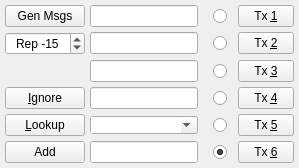
                     <widget class="QWidget" name="tab">
                      <property name="sizePolicy">
                       <sizepolicy hsizetype="MinimumExpanding" vsizetype="MinimumExpanding">
                        <horstretch>0</horstretch>
                        <verstretch>0</verstretch>
                       </sizepolicy>
                      </property>
                      <attribute name="title">
                       <string>1</string>
                      </attribute>
                      <layout class="QGridLayout" name="gridLayout_2">
                       <property name="leftMargin">
                        <number>5</number>
                       </property>
                       <property name="topMargin">
                        <number>5</number>
                       </property>
                       <property name="rightMargin">
                        <number>5</number>
                       </property>
                       <property name="bottomMargin">
                        <number>5</number>
                       </property>
                       <property name="spacing">
                        <number>5</number>
                       </property>
                       <item row="5" column="0">
                        <widget class="QPushButton" name="addButton">
                         <property name="minimumSize">
                          <size>
                           <width>50</width>
                           <height>0</height>
                          </size>
                         </property>
                         <property name="maximumSize">
                          <size>
                           <width>16777215</width>
                           <height>16777215</height>
                          </size>
                         </property>
                         <property name="toolTip">
                          <string>Add callsign and locator to database</string>
                         </property>
                         <property name="text">
                          <string>Add</string>
                         </property>
                        </widget>
                       </item>
                       <item row="3" column="2">
                        <widget class="DoubleClickableRadioButton" name="txrb4">
                         <property name="toolTip">
                          <string>&lt;html&gt;&lt;head/&gt;&lt;body&gt;&lt;p&gt;Send this message in next Tx interval&lt;/p&gt;&lt;p&gt;Double-click to toggle between RRR and RR73 messages in Tx4 (not allowed for type 2 compound call holders)&lt;/p&gt;&lt;p&gt;RR73 messages should only be used when you are reasonably confident that no message repetitions will be required&lt;/p&gt;&lt;/body&gt;&lt;/html&gt;</string>
                         </property>
                         <property name="styleSheet">
                          <string notr="true">margin-left: 10%; margin-right: 0%</string>
                         </property>
                         <property name="text">
                          <string/>
                         </property>
                         <property name="shortcut">
                          <string>Ctrl+4</string>
                         </property>
                        </widget>
                       </item>
                       <item row="5" column="3">
                        <widget class="QPushButton" name="txb6">
                         <property name="minimumSize">
                          <size>
                           <width>0</width>
                           <height>18</height>
                          </size>
                         </property>
                         <property name="toolTip">
                          <string>Switch to this Tx message NOW</string>
                         </property>
                         <property name="styleSheet">
                          <string notr="true">padding-left: 15%; padding-right: 15%; padding-top: 3%; padding-bottom: 3%</string>
                         </property>
                         <property name="text">
                          <string>Tx &amp;6</string>
                         </property>
                         <property name="shortcut">
                          <string>Alt+6</string>
                         </property>
                        </widget>
                       </item>
                       <item row="0" column="3">
                        <widget class="DoubleClickablePushButton" name="txb1">
                         <property name="sizePolicy">
                          <sizepolicy hsizetype="Minimum" vsizetype="Fixed">
                           <horstretch>0</horstretch>
                           <verstretch>0</verstretch>
                          </sizepolicy>
                         </property>
                         <property name="minimumSize">
                          <size>
                           <width>0</width>
                           <height>18</height>
                          </size>
                         </property>
                         <property name="toolTip">
                          <string>&lt;html&gt;&lt;head/&gt;&lt;body&gt;&lt;p&gt;Switch to this Tx message NOW&lt;/p&gt;&lt;p&gt;Double click to toggle the use of the Tx1 message to start a QSO with a station (not allowed for type 1 compound call holders)&lt;/p&gt;&lt;/body&gt;&lt;/html&gt;</string>
                         </property>
                         <property name="layoutDirection">
                          <enum>Qt::LeftToRight</enum>
                         </property>
                         <property name="styleSheet">
                          <string notr="true">padding-left: 15%; padding-right: 15%; padding-top: 3%; padding-bottom: 3%</string>
                         </property>
                         <property name="text">
                          <string>Tx &amp;1</string>
                         </property>
                         <property name="shortcut">
                          <string>Alt+1</string>
                         </property>
                        </widget>
                       </item>
                       <item row="4" column="2">
                        <widget class="DoubleClickableRadioButton" name="txrb5">
                         <property name="toolTip">
                          <string>&lt;html&gt;&lt;head/&gt;&lt;body&gt;&lt;p&gt;Send this message in next Tx interval&lt;/p&gt;&lt;p&gt;Double-click to reset to the standard 73 message&lt;/p&gt;&lt;/body&gt;&lt;/html&gt;</string>
                         </property>
                         <property name="styleSheet">
                          <string notr="true">margin-left: 10%; margin-right: 0%</string>
                         </property>
                         <property name="text">
                          <string/>
                         </property>
                         <property name="shortcut">
                          <string>Ctrl+5</string>
                         </property>
                        </widget>
                       </item>
                       <item row="5" column="2">
                        <widget class="DoubleClickableRadioButton" name="txrb6">
                         <property name="toolTip">
                          <string>&lt;html&gt;&lt;head/&gt;&lt;body&gt;&lt;p&gt;Send this message in next Tx interval&lt;/p&gt;&lt;p&gt;&lt;br/&gt;&lt;/p&gt;&lt;p&gt;Double click to clear DX Call/DX Grid and TX 1-5 fields. &lt;/p&gt;&lt;/body&gt;&lt;/html&gt;</string>
                         </property>
                         <property name="styleSheet">
                          <string notr="true">margin-left: 10%; margin-right: 0%</string>
                         </property>
                         <property name="text">
                          <string/>
                         </property>
                         <property name="shortcut">
                          <string>Ctrl+6</string>
                         </property>
                         <property name="checked">
                          <bool>true</bool>
                         </property>
                        </widget>
                       </item>
                       <item row="2" column="2">
                        <widget class="QRadioButton" name="txrb3">
                         <property name="toolTip">
                          <string>Send this message in next Tx interval</string>
                         </property>
                         <property name="styleSheet">
                          <string notr="true">margin-left: 10%; margin-right: 0%</string>
                         </property>
                         <property name="text">
                          <string/>
                         </property>
                         <property name="shortcut">
                          <string>Ctrl+3</string>
                         </property>
                        </widget>
                       </item>
                       <item row="0" column="0">
                        <widget class="QPushButton" name="genStdMsgsPushButton">
                         <property name="sizePolicy">
                          <sizepolicy hsizetype="Minimum" vsizetype="Fixed">
                           <horstretch>0</horstretch>
                           <verstretch>0</verstretch>
                          </sizepolicy>
                         </property>
                         <property name="minimumSize">
                          <size>
                           <width>50</width>
                           <height>0</height>
                          </size>
                         </property>
                         <property name="maximumSize">
                          <size>
                           <width>16777215</width>
                           <height>16777215</height>
                          </size>
                         </property>
                         <property name="toolTip">
                          <string>Generate standard messages for minimal QSO</string>
                         </property>
                         <property name="text">
                          <string>Gen Msgs</string>
                         </property>
                        </widget>
                       </item>
                       <item row="4" column="1">
                        <widget class="QComboBox" name="tx5">
                         <property name="sizePolicy">
                          <sizepolicy hsizetype="Expanding" vsizetype="Fixed">
                           <horstretch>0</horstretch>
                           <verstretch>0</verstretch>
                          </sizepolicy>
                         </property>
                         <property name="minimumSize">
                          <size>
                           <width>0</width>
                           <height>0</height>
                          </size>
                         </property>
                         <property name="font">
                          <font>
                           <kerning>true</kerning>
                          </font>
                         </property>
                         <property name="toolTip">
                          <string>Enter a free text message (maximum 13 characters)
or select a predefined macro from the dropdown list.
Press ENTER to add the current text to the predefined
list. The list can be maintained in Settings (F2).</string>
                         </property>
                         <property name="styleSheet">
                          <string notr="true"> padding-top: 0;</string>
                         </property>
                         <property name="editable">
                          <bool>true</bool>
                         </property>
                         <property name="insertPolicy">
                          <enum>QComboBox::InsertAtBottom</enum>
                         </property>
                         <property name="iconSize">
                          <size>
                           <width>14</width>
                           <height>14</height>
                          </size>
                         </property>
                         <property name="frame">
                          <bool>true</bool>
                         </property>
                        </widget>
                       </item>
                       <item row="1" column="3">
                        <widget class="DoubleClickablePushButton" name="txb2">
                         <property name="sizePolicy">
                          <sizepolicy hsizetype="Minimum" vsizetype="Fixed">
                           <horstretch>0</horstretch>
                           <verstretch>0</verstretch>
                          </sizepolicy>
                         </property>
                         <property name="minimumSize">
                          <size>
                           <width>0</width>
                           <height>18</height>
                          </size>
                         </property>
                         <property name="toolTip">
                          <string>&lt;html&gt;&lt;head/&gt;&lt;body&gt;&lt;p&gt;Switch to this Tx message NOW&lt;/p&gt;&lt;p&gt;Double click to skip TX2/TX3 (not allowed for certain modes)&lt;/p&gt;&lt;/body&gt;&lt;/html&gt;</string>
                         </property>
                         <property name="layoutDirection">
                          <enum>Qt::LeftToRight</enum>
                         </property>
                         <property name="styleSheet">
                          <string notr="true">padding-left: 15%; padding-right: 15%; padding-top: 3%; padding-bottom: 3%</string>
                         </property>
                         <property name="text">
                          <string>Tx &amp;2</string>
                         </property>
                         <property name="shortcut">
                          <string>Alt+2</string>
                         </property>
                        </widget>
                       </item>
                       <item row="0" column="2">
                        <widget class="DoubleClickableRadioButton" name="txrb1">
                         <property name="toolTip">
                          <string>&lt;html&gt;&lt;head/&gt;&lt;body&gt;&lt;p&gt;Send this message in next Tx interval&lt;/p&gt;&lt;p&gt;Double click to toggle the use of the Tx1 message to start a QSO with a station (not allowed for type 1 compound call holders)&lt;/p&gt;&lt;/body&gt;&lt;/html&gt;</string>
                         </property>
                         <property name="styleSheet">
                          <string notr="true">margin-left: 10%; margin-right: 0%</string>
                         </property>
                         <property name="text">
                          <string/>
                         </property>
                         <property name="shortcut">
                          <string>Ctrl+1</string>
                         </property>
                        </widget>
                       </item>
                       <item row="4" column="3">
                        <widget class="DoubleClickablePushButton" name="txb5">
                         <property name="minimumSize">
                          <size>
                           <width>0</width>
                           <height>18</height>
                          </size>
                         </property>
                         <property name="toolTip">
                          <string>&lt;html&gt;&lt;head/&gt;&lt;body&gt;&lt;p&gt;Switch to this Tx message NOW&lt;/p&gt;&lt;p&gt;Double-click to reset to the standard 73 message&lt;/p&gt;&lt;/body&gt;&lt;/html&gt;</string>
                         </property>
                         <property name="styleSheet">
                          <string notr="true">padding-left: 15%; padding-right: 15%; padding-top: 3%; padding-bottom: 3%</string>
                         </property>
                         <property name="text">
                          <string>Tx &amp;5</string>
                         </property>
                         <property name="shortcut">
                          <string>Alt+5</string>
                         </property>
                        </widget>
                       </item>
                       <item row="1" column="1">
                        <widget class="QLineEdit" name="tx2"/>
                       </item>
                       <item row="1" column="0">
                        <widget class="QSpinBox" name="rptSpinBox">
                         <property name="toolTip">
                          <string>&lt;html&gt;&lt;head/&gt;&lt;body&gt;&lt;p&gt;Signal report: Signal-to-noise ratio in 2500 Hz reference bandwidth (dB).&lt;/p&gt;&lt;/body&gt;&lt;/html&gt;</string>
                         </property>
                         <property name="alignment">
                          <set>Qt::AlignCenter</set>
                         </property>
                         <property name="prefix">
                          <string>Rep </string>
                         </property>
                         <property name="minimum">
                          <number>-50</number>
                         </property>
                         <property name="maximum">
                          <number>49</number>
                         </property>
                         <property name="value">
                          <number>-15</number>
                         </property>
                        </widget>
                       </item>
                       <item row="3" column="3">
                        <widget class="DoubleClickablePushButton" name="txb4">
                         <property name="minimumSize">
                          <size>
                           <width>0</width>
                           <height>18</height>
                          </size>
                         </property>
                         <property name="toolTip">
                          <string>&lt;html&gt;&lt;head/&gt;&lt;body&gt;&lt;p&gt;Switch to this Tx message NOW&lt;/p&gt;&lt;p&gt;Double-click to toggle between RRR and RR73 messages in Tx4 (not allowed for type2 compound call holders)&lt;/p&gt;&lt;p&gt;RR73 messages should only be used when you are reasonably confident that no message repetitions will be required&lt;/p&gt;&lt;/body&gt;&lt;/html&gt;</string>
                         </property>
                         <property name="styleSheet">
                          <string notr="true">padding-left: 15%; padding-right: 15%; padding-top: 3%; padding-bottom: 3%</string>
                         </property>
                         <property name="text">
                          <string>Tx &amp;4</string>
                         </property>
                         <property name="shortcut">
                          <string>Alt+4</string>
                         </property>
                        </widget>
                       </item>
                       <item row="2" column="3">
                        <widget class="QPushButton" name="txb3">
                         <property name="minimumSize">
                          <size>
                           <width>0</width>
                           <height>18</height>
                          </size>
                         </property>
                         <property name="toolTip">
                          <string>Switch to this Tx message NOW</string>
                         </property>
                         <property name="styleSheet">
                          <string notr="true">padding-left: 15%; padding-right: 15%; padding-top: 3%; padding-bottom: 3%</string>
                         </property>
                         <property name="text">
                          <string>Tx &amp;3</string>
                         </property>
                         <property name="shortcut">
                          <string>Alt+3</string>
                         </property>
                        </widget>
                       </item>
                       <item row="0" column="1">
                        <widget class="QLineEdit" name="tx1">
                         <property name="text">
                          <string/>
                         </property>
                        </widget>
                       </item>
                       <item row="5" column="1">
                        <widget class="QLineEdit" name="tx6">
                         <property name="text">
                          <string/>
                         </property>
                        </widget>
                       </item>
                       <item row="3" column="1">
                        <widget class="QLineEdit" name="tx4">
                         <property name="text">
                          <string/>
                         </property>
                        </widget>
                       </item>
                       <item row="1" column="2">
                        <widget class="DoubleClickableRadioButton" name="txrb2">
                         <property name="toolTip">
                          <string>Send this message in next Tx interval</string>
                         </property>
                         <property name="styleSheet">
                          <string notr="true">margin-left: 10%; margin-right: 0%</string>
                         </property>
                         <property name="text">
                          <string/>
                         </property>
                         <property name="shortcut">
                          <string>Ctrl+2</string>
                         </property>
                        </widget>
                       </item>
                       <item row="2" column="1">
                        <widget class="QLineEdit" name="tx3"/>
                       </item>
                       <item row="3" column="0">
                        <widget class="QPushButton" name="ignoreButton">
                         <property name="minimumSize">
                          <size>
                           <width>50</width>
                           <height>0</height>
                          </size>
                         </property>
                         <property name="maximumSize">
                          <size>
                           <width>120</width>
                           <height>16777215</height>
                          </size>
                         </property>
                         <property name="toolTip">
                          <string>Ignore this callsign</string>
                         </property>
                         <property name="text">
                          <string>&amp;Ignore</string>
                         </property>
                        </widget>
                       </item>
                       <item row="4" column="0">
                        <widget class="QPushButton" name="lookupButton">
                         <property name="minimumSize">
                          <size>
                           <width>50</width>
                           <height>0</height>
                          </size>
                         </property>
                         <property name="maximumSize">
                          <size>
                           <width>120</width>
                           <height>16777215</height>
                          </size>
                         </property>
                         <property name="toolTip">
                          <string>Search for callsign in database</string>
                         </property>
                         <property name="text">
                          <string>&amp;Lookup</string>
                         </property>
                        </widget>
                       </item>
                      </layout>
                     </widget>
